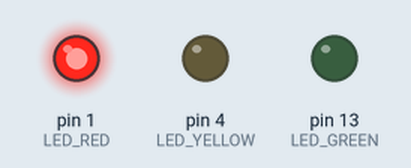
The sketch below on a simulated Arduino Uno, built with avr-gcc and run on an emulated ATmega328P. Parts: output pins drawn as LEDs (lit = HIGH).

Above: at 0.5 s.
At 12.5 s:
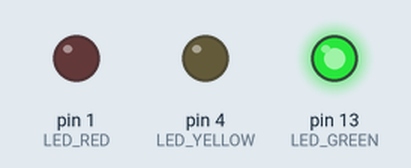
At 19.5 s:
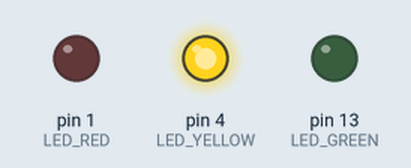
At 25.5 s:
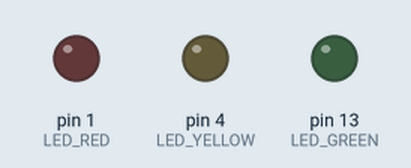
Timing chart, 0 to 26.0 s (numbered marks = the images above):
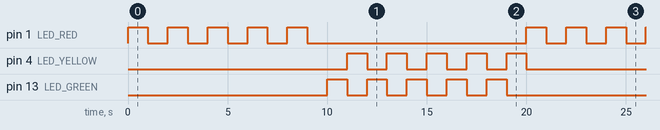

Measured:
- by itself, pin 1 (LED_RED), pin 4 (LED_YELLOW), pin 13 (LED_GREEN): repeats every 20.0 s: 4 × (LOW 1.0 s, HIGH 1.0 s), LOW 11.0 s, HIGH 1.0 s
- by itself, everything shown: repeats every 20.0 s, in 21 steps

The sketch:

LED_FUNCTION.ino
```cpp
int LED_RED = 1;
int LED_GREEN = 13;
int LED_YELLOW = 4;
int count = 1;

void setup() {
  pinMode(LED_RED, OUTPUT);
  pinMode(LED_GREEN, OUTPUT);
  pinMode(LED_YELLOW, OUTPUT);
}

void loop() {
  flashRedLED();
  flashGreenYellowLED();
}

void flashRedLED() {
  for (int i = 0; i < 5; i++) {
    digitalWrite(LED_RED, HIGH);
    delay(1000);

    Serial.print("Round Count = ");
    Serial.println(count);
    count++;

    digitalWrite(LED_RED, LOW);
    delay(1000);
  }
}

void flashGreenYellowLED() {
  for (int i = 0; i < 5; i++) {
    digitalWrite(LED_GREEN, HIGH);
    delay(1000);

    Serial.print("Round Count = ");
    Serial.println(count);
    count++;

    digitalWrite(LED_GREEN, LOW);
    digitalWrite(LED_YELLOW, HIGH);
    delay(1000);

    digitalWrite(LED_YELLOW, LOW);
    Serial.print("Round Count = ");
    Serial.println(count);
    count++;
  }
}
```
